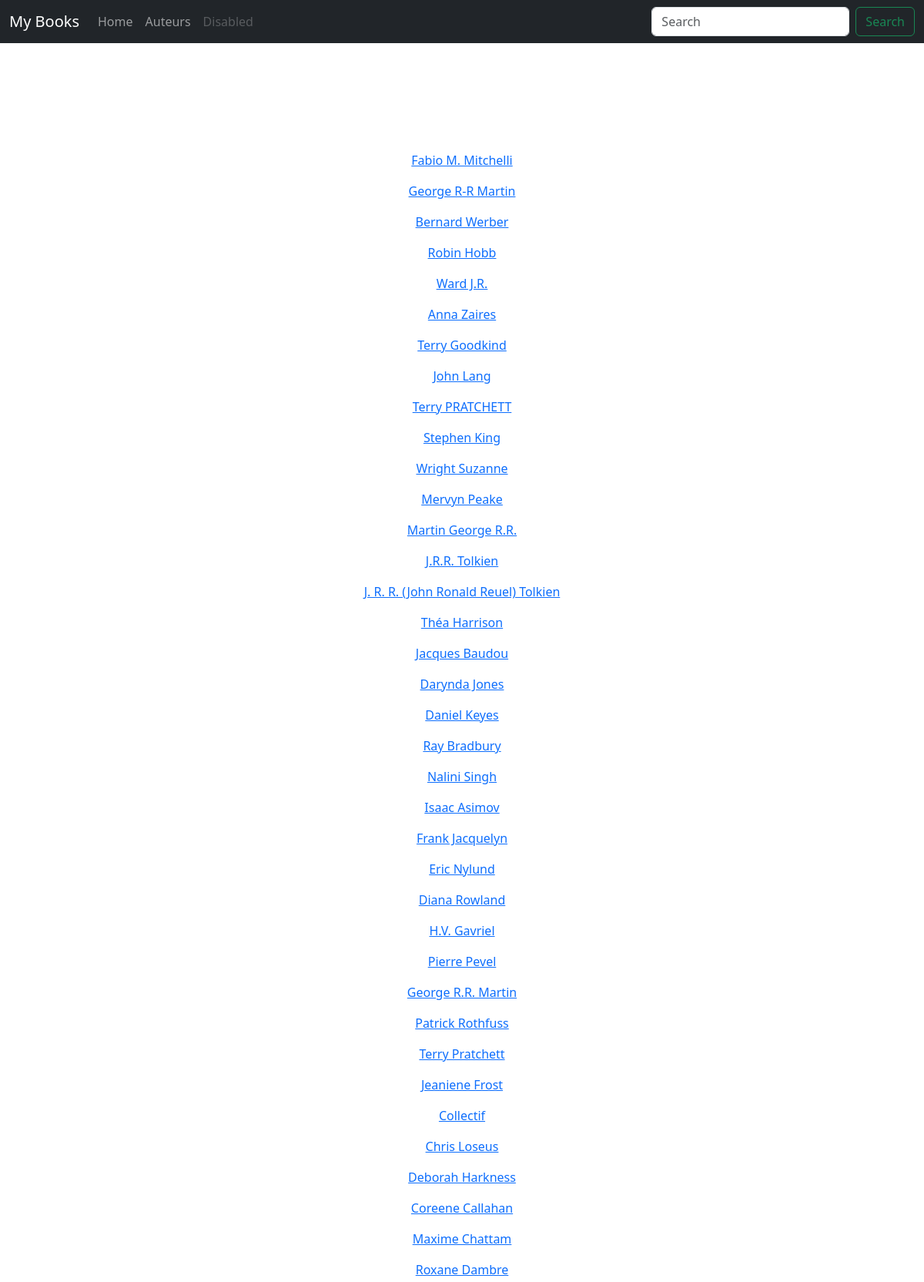
Page /listeauteurs (upper part) on the committed database.
### tuto/models.py (models this page shows, shortened)
class Author(db.Model):
    id = db.Column(db.Integer,primary_key=True)
    name = db.Column(db.String(100))

### tuto/views.py (the view)
@app.route("/listeauteurs")
def author():
    return render_template(
    "author.html",
    auteur = get_auteurs()
)

### tuto/models.py (called while the page is built)
def get_auteurs():
    return Author.query.all()

### tuto/templates/author.html (shortened to what this page needs)
{% extends "home.html" %}
{% block styles %}
{{ super() }}
<link rel = "stylesheet" href="{{ url_for('static', filename = 'home.css')}}">
{% endblock %}
{% block content %}
<div class="authors">
    {% for x in auteur %}
        <a href="/author/{{ x.id}}">
        <p>{{x.name}}</p>
    {% endfor %}
</div>
{% endblock %}

### tuto/static/home.css (style rules this page uses)
div.authors { text-align:center; display: inline-grid; width: 100%; }

### rows in the picture
Author: name "Fabio M. Mitchelli"
Author: name "George R-R Martin"
Author: name "Bernard Werber"
Author: name "Robin Hobb"
Author: name "Ward J.R."
Author: name "Anna Zaires"
Author: name "Terry Goodkind"
Author: name "John Lang"
Author: name "Terry PRATCHETT"
Author: name "Stephen King"
Author: name "Wright Suzanne"
Author: name "Mervyn Peake"
Author: name "Martin George R.R."
Author: name "J.R.R. Tolkien"
Author: name "J. R. R. (John Ronald Reuel) Tolkien"
Author: name "Théa Harrison"
Author: name "Jacques Baudou"
Author: name "Darynda Jones"
Author: name "Daniel Keyes"
Author: name "Ray Bradbury"
Author: name "Nalini Singh"
Author: name "Isaac Asimov"
Author: name "Frank Jacquelyn"
Author: name "Eric Nylund"
Author: name "Diana Rowland"
Author: name "H.V. Gavriel"
Author: name "Pierre Pevel"
Author: name "George R.R. Martin"
Author: name "Patrick Rothfuss"
Author: name "Terry Pratchett"
Author: name "Jeaniene Frost"
Author: name "Collectif"
Author: name "Chris Loseus"
Author: name "Deborah Harkness"
Author: name "Coreene Callahan"
Author: name "Maxime Chattam"
Author: name "Roxane Dambre"
